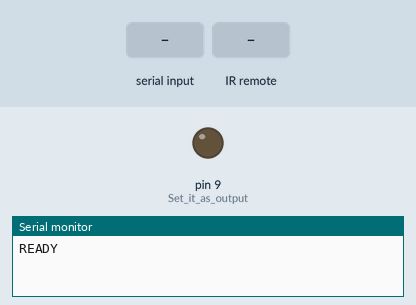
A sketch run on a simulated Arduino Uno, built with avr-gcc and run on an emulated ATmega328P. Shown: output pins drawn as LEDs (lit = HIGH), the last lines printed to the serial monitor. The test bench sets the inputs (shaded band).

Above: at 1.2 s.
1.3 s: "SEND\n" received over Serial
At 1.8 s:
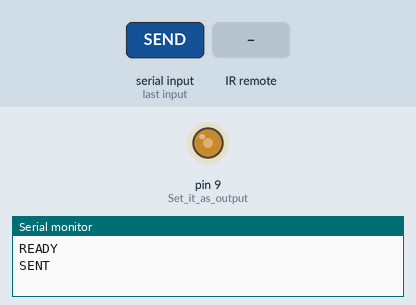
2.8 s: infrared code 0x1000193 received
Timing chart, 0 to 5.8 s (numbered marks = the images above; inputs shaded):
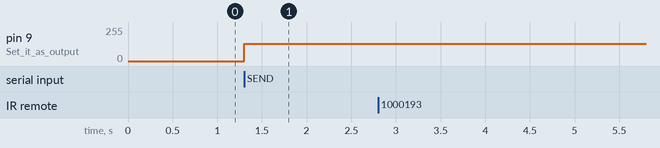

The sketch:

ir-raw-hex-codes.ino
```cpp
#include <IRremote.h>

// http://www.pjrc.com/teensy/td_libs_IRremote.html
// If one keypress results in multiple codes being output, then
// change in IRremoteInt.h:
// #define _GAP 50000

int RECV_PIN = 8;
IRrecv irrecv(RECV_PIN);
decode_results results;

// Compare two tick values, returning 0 if newval is shorter,
// 1 if newval is equal, and 2 if newval is longer
// Use a tolerance of 20%
int compare(unsigned int oldval, unsigned int newval) {
  if (newval < oldval * .8) {
    return 0;
  }
  else if (oldval < newval * .8) {
    return 2;
  }
  else {
    return 1;
  }
}

// Use FNV hash algorithm: http://isthe.com/chongo/tech/comp/fnv/#FNV-param
#define FNV_PRIME_32 16777619
#define FNV_BASIS_32 2166136261

/* Converts the raw code values into a 32-bit hash code.
 * Hopefully this code is unique for each button.
 */
unsigned long decodeHash(decode_results *results) {
  unsigned long hash = FNV_BASIS_32;
  for (int i = 1; i+2 < results->rawlen; i++) {
    int value =  compare(results->rawbuf[i], results->rawbuf[i+2]);
    // Add value into the hash
    hash = (hash * FNV_PRIME_32) ^ value;
  }
  return hash;
}

void setup()
{
  Serial.begin(57600);
  Serial.println("READY");
  irrecv.enableIRIn(); // Start the receiver
}

int c = 1;

void dump(decode_results *results) {
  int count = results->rawlen;
  Serial.println(c);
  c++;
  Serial.println("Hash: ");
  unsigned long hash = decodeHash(results);
  Serial.println(hash, HEX);
  Serial.println("For IR Scope/IrScrutinizer: ");
  for (int i = 1; i < count; i++) {

    if ((i % 2) == 1) {
      Serial.print("+");
      Serial.print(results->rawbuf[i]*USECPERTICK, DEC);
    }
    else {
      Serial.print(-(int)results->rawbuf[i]*USECPERTICK, DEC);
    }
    Serial.print(" ");
  }
  Serial.println("-127976");
  Serial.println("For Arduino sketch: ");
  Serial.print("unsigned int raw[");
  Serial.print(count, DEC);
  Serial.print("] = {");
  for (int i = 1; i < count; i++) {

    if ((i % 2) == 1) {
      Serial.print(results->rawbuf[i]*USECPERTICK, DEC);
    }
    else {
      Serial.print((int)results->rawbuf[i]*USECPERTICK, DEC);
    }
    Serial.print(",");
  }
  Serial.print("};");
  Serial.println("");
  Serial.print("irsend.sendRaw(raw,");
  Serial.print(count, DEC);
  Serial.print(",38);");
  Serial.println("");
  Serial.println("");
}


#include <avr/interrupt.h>
#include <stdio.h>
#include <avr/pgmspace.h>
#include <stdint.h>
#include <avr/io.h>
#define IR_PORT PORTB
// #define IR_PIN PINB
// #define IR_DDR DDRB
// #define IR_BV _BV(1)
#define IR_OCR OCR1A
#define IR_TCCRnA TCCR1A
#define IR_TCCRnB TCCR1B
#define IR_TCNTn TCNT1
#define IR_TIFRn TIFR1
#define IR_TIMSKn TIMSK1
#define IR_TOIEn TOIE1
#define IR_ICRn ICR1
#define IR_OCRn OCR1A
#define IR_COMn0 COM1A0
#define IR_COMn1 COM1A1
#define PRONTO_IR_SOURCE 0 // Pronto code byte 0
#define PRONTO_FREQ_CODE 1 // Pronto code byte 1
#define PRONTO_SEQUENCE1_LENGTH 2 // Pronto code byte 2
#define PRONTO_SEQUENCE2_LENGTH 3 // Pronto code byte 3
#define PRONTO_CODE_START 4 // Pronto code byte 4

static const uint16_t *ir_code = NULL;
static uint16_t ir_cycle_count = 0;
static uint32_t ir_total_cycle_count = 0;
static uint8_t ir_seq_index = 0;
static uint8_t ir_led_state = 0;

void ir_on()
{
  IR_TCCRnA |= (1<<IR_COMn1) + (1<<IR_COMn0);
  ir_led_state = 1;
}

void ir_off()
{
  IR_TCCRnA &= ((~(1<<IR_COMn1)) & (~(1<<IR_COMn0)) );
  ir_led_state = 0;
}

void ir_toggle()
{
  if (ir_led_state)
    ir_off();
  else
    ir_on();
}

void ir_start(uint16_t *code)
{
  ir_code = code;
  // IR_PORT &= ~IR_BV; // Turn output off (atmega328 only)
  digitalWrite(9,LOW); // Turn output off
  // IR_DDR |= IR_BV; // Set it as output (atmega328 only)
  pinMode(9,OUTPUT); // Set it as output
  IR_TCCRnA = 0x00; // Reset the pwm
  IR_TCCRnB = 0x00;
  //printf_P(PSTR("FREQ CODE: %hd\r\n"), code[PRONTO_FREQ_CODE]);
  uint16_t top = ( (F_CPU/1000000.0) * code[PRONTO_FREQ_CODE] * 0.241246 ) - 1;
  //printf_P(PSTR("top: %hu\n\r"), top);
  IR_ICRn = top;
  IR_OCRn = top >> 1;
  IR_TCCRnA = (1<<WGM11);
  IR_TCCRnB = (1<<WGM13) | (1<<WGM12);
  IR_TCNTn = 0x0000;
  IR_TIFRn = 0x00;
  IR_TIMSKn = 1 << IR_TOIEn;
  ir_seq_index = PRONTO_CODE_START;
  ir_cycle_count = 0;
  ir_on();
  IR_TCCRnB |= (1<<CS10);
}

#define TOTAL_CYCLES 80000 // Turns off after this number of
// cycles. About 2 seconds
// FIXME: Turn off after having sent
ISR(TIMER1_OVF_vect) {
  uint16_t sequenceIndexEnd;
  uint16_t repeatSequenceIndexStart;
  ir_total_cycle_count++;
  ir_cycle_count++;

  if (ir_cycle_count== ir_code[ir_seq_index]) {
    ir_toggle();
    ir_cycle_count = 0;
    ir_seq_index++;
    sequenceIndexEnd = PRONTO_CODE_START +
      (ir_code[PRONTO_SEQUENCE1_LENGTH]<<1) +
      (ir_code[PRONTO_SEQUENCE2_LENGTH]<<1);

    repeatSequenceIndexStart = PRONTO_CODE_START +
      (ir_code[PRONTO_SEQUENCE1_LENGTH]<<1);

    if (ir_seq_index >= sequenceIndexEnd ) {
      ir_seq_index = repeatSequenceIndexStart;

      if(ir_total_cycle_count>TOTAL_CYCLES) {
        ir_off();
        TCCR1B &= ~(1<<CS10);
      }
    }
  }
}

void ir_stop()
{
  IR_TCCRnA = 0x00; // Reset the pwm
  IR_TCCRnB = 0x00;
}

const uint16_t inputLength = 512;


void loop() {
  if (irrecv.decode(&results)) {
    dump(&results);
    irrecv.resume(); // Receive the next value
  }

  if ( Serial.available() > 0 )
  {
    static char input[inputLength];
    static uint16_t i;
    char c = Serial.read();

    if ( c != '\r' && c != '\n' && i < inputLength-1)
      input[i++] = c;

    else
    {
      input[i] = '\0';
      i = 0;

      uint16_t array[80];
      uint16_t j = 0;

      if ( !strncmp(input, "SEND", 4) )
      {
        char* p = input+4;

        while ( (p = strchr(p, ' ')) != NULL )
          array[j++] = strtol(p, &p, 16);

        ir_start(array);
        Serial.print("SENT ");
        for ( uint8_t i = 0; i < j; i++ )
        {
          Serial.print ("0x");
          Serial.print (array[i], HEX);
          Serial.print(" ");
        }


        Serial.println();
      }
    }
  }
}
```

Measured:
- after the input at 1.3 s, pin 9 (Set_it_as_output): 0/255 → 128/255 at once
